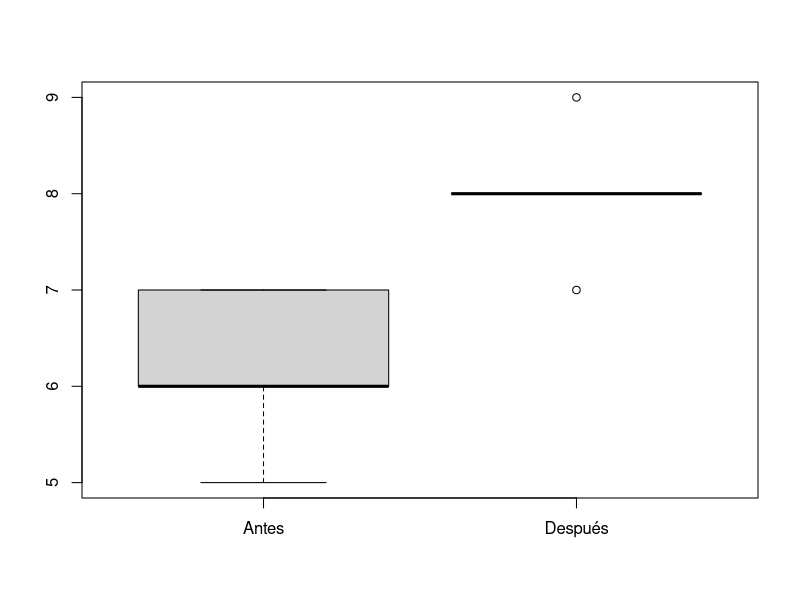

This chart was generated by the following R code:
antes_terapia <- c(7, 6, 5, 6, 7)
despues_terapia <- c(8, 7, 8, 8, 9)

boxplot(antes_terapia, despues_terapia, names = c("Antes", "Después"))

resultado_terapia <- t.test(antes_terapia, despues_terapia, paired = TRUE)
print(resultado_terapia)